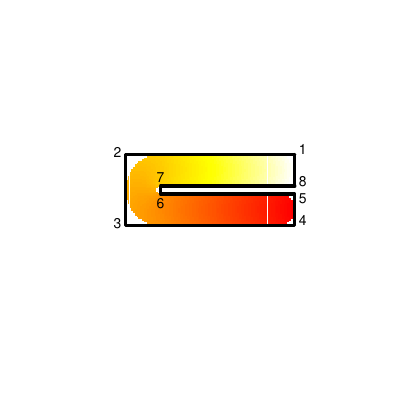

This chart was generated by the following R code:
# draw a horshoe with bounding box

library(soap)
fsb <- list(fs.boundary())
names(fsb[[1]]) <- c("v","w") ## correct boundary names

# create the grid
m<-100;n<-50
xm <- seq(-1,3.5,length=m);yn<-seq(-1,1,length=n)
xx <- rep(xm,n);yy<-rep(yn,rep(m,n))

## truth
tru <- matrix(fs.test(xx,yy),m,n)

# define the bounding box
horse<-list(x=c(),y=c())
horse$x[1]<-max(fsb[[1]]$v)
horse$y[1]<-max(fsb[[1]]$w)
horse$x[2]<-min(fsb[[1]]$v)
horse$y[2]<-max(fsb[[1]]$w)
horse$x[3]<-min(fsb[[1]]$v)
horse$y[3]<-min(fsb[[1]]$w)
horse$x[4]<-max(fsb[[1]]$v)
horse$y[4]<-min(fsb[[1]]$w)
horse$x[5]<-max(fsb[[1]]$v)
horse$y[5]<-max(fsb[[1]]$w[fsb[[1]]$w<0 & fsb[[1]]$v>0.5])
horse$x[6]<-max(fsb[[1]]$v[fsb[[1]]$v<0])
horse$y[6]<-max(fsb[[1]]$w[fsb[[1]]$w<0 & fsb[[1]]$v>0.5])
horse$x[7]<-max(fsb[[1]]$v[fsb[[1]]$v<0])
horse$y[7]<-min(fsb[[1]]$w[fsb[[1]]$w>0 & fsb[[1]]$v>0.5])
horse$x[8]<-max(fsb[[1]]$v)
horse$y[8]<-min(fsb[[1]]$w[fsb[[1]]$w>0 & fsb[[1]]$v>0.5])


pdf("hswithboundingbox.pdf",4,4)
# plot the figure
image(xm,yn,tru,col=heat.colors(100),xlab="",ylab="",asp=1,main="",axes=FALSE,xlim=c(-2,5))
lines(fsb[[1]],lwd=3)

# vertex labels
text(horse$x[c(1,4)],horse$y[c(1,4)],labels=c(1,4),offset=0.3,cex=0.8,adj=c(-0.5,0))
text(horse$x[c(8)],horse$y[c(8)],labels=c(8),offset=0.3,cex=0.8,adj=c(-0.5,0))
text(horse$x[c(5)],horse$y[c(5)],labels=c(5),offset=0.3,cex=0.8,adj=c(-0.5,1))
text(horse$x[c(2,3)],horse$y[c(2,3)],labels=c(2,3),pos=2,offset=0.2,cex=0.8)
text(horse$x[c(6)],horse$y[c(6)],labels=c(6),pos=1,offset=0.3,cex=0.8)
text(horse$x[c(7)],horse$y[c(7)],labels=c(7),pos=3,offset=0.2,cex=0.8)

# bounding box
lines(horse$x[c(1,8)],horse$y[c(1,8)],lwd=3)
lines(horse,lwd=3)

dev.off()


